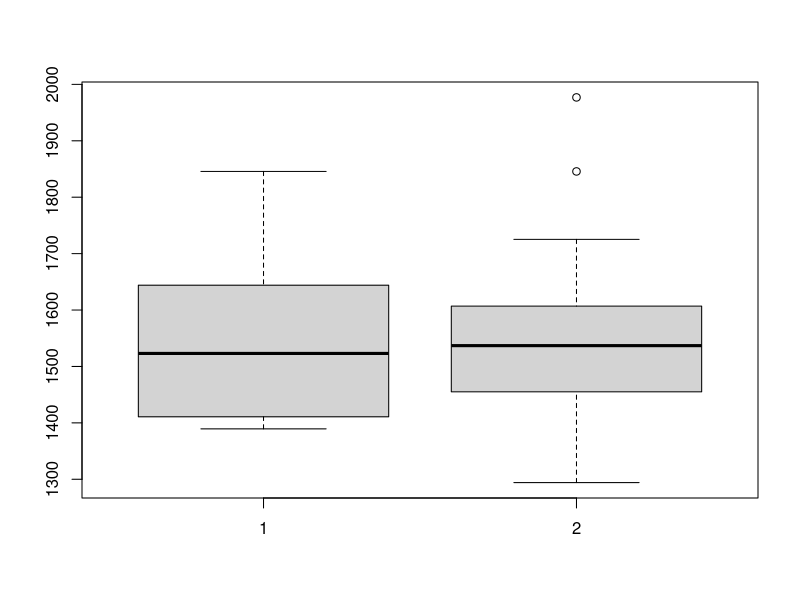
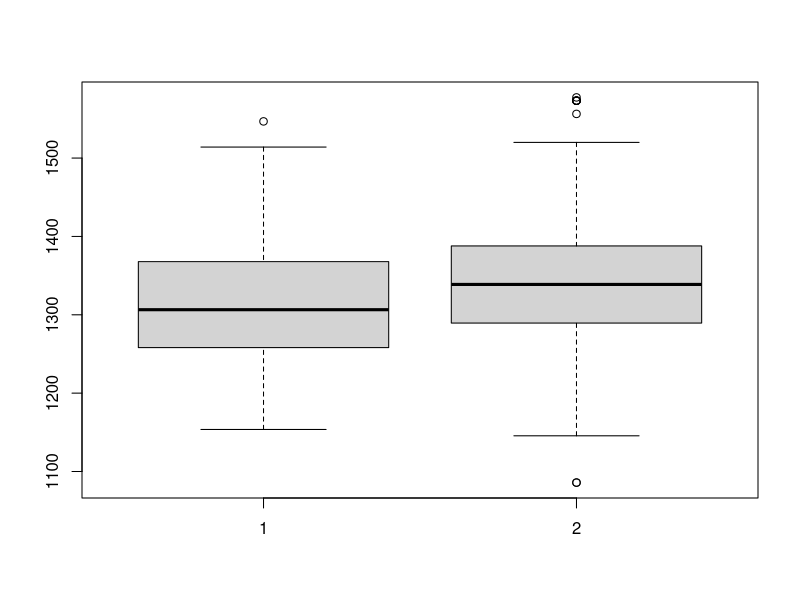
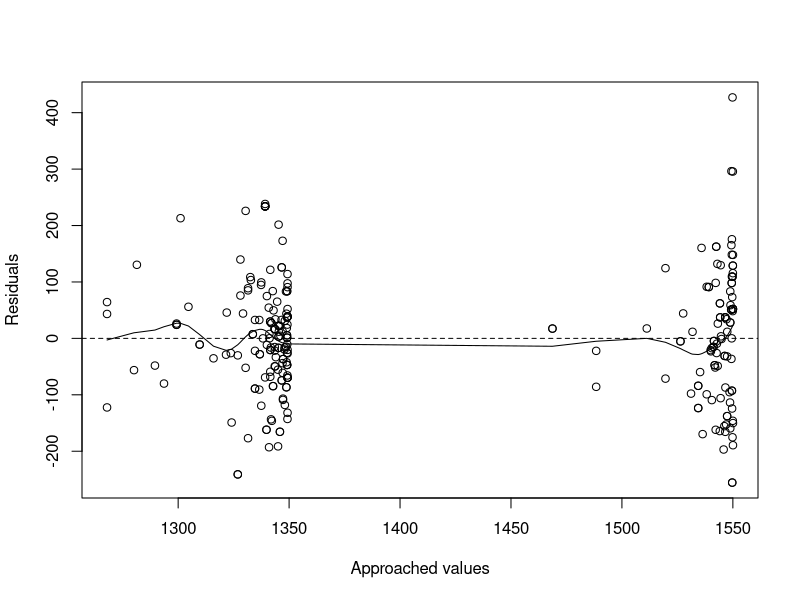
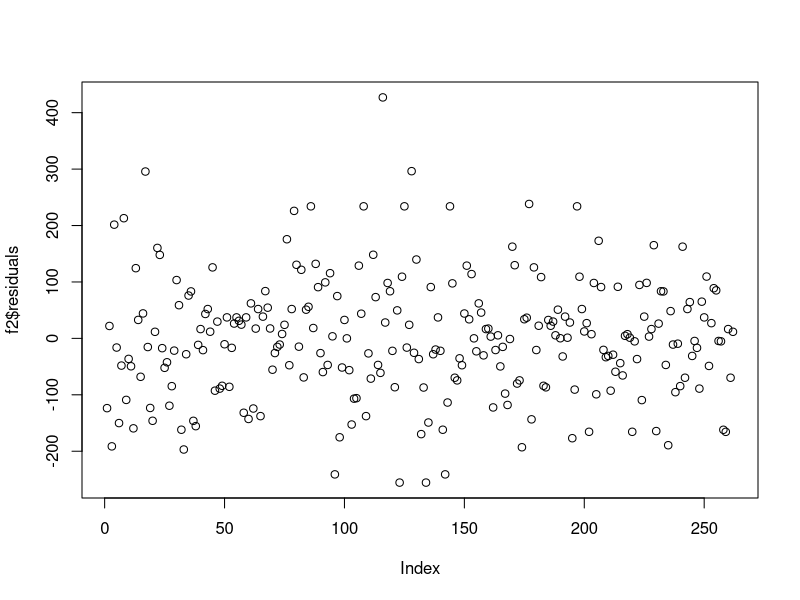
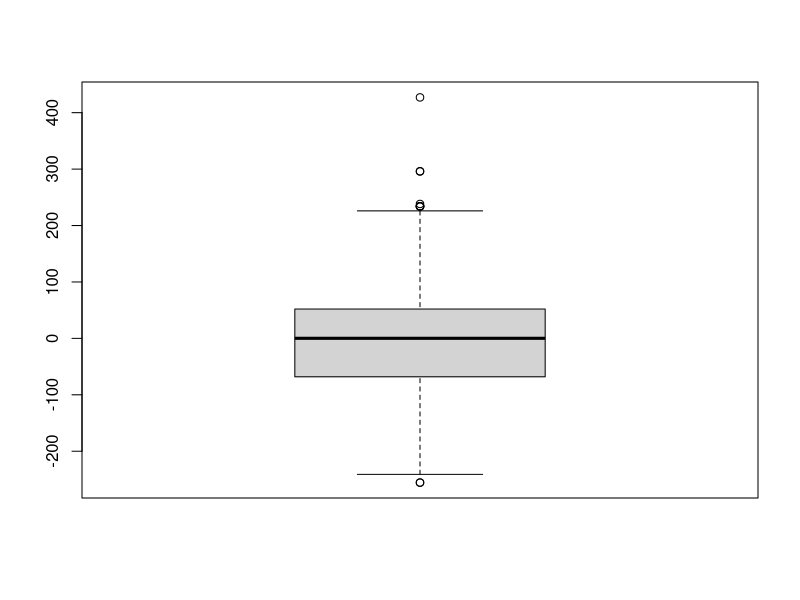

Generate these figures, in order, with R: (Note: this script raises an error after producing the figures.)
## ---- chunk 1
##install.packages("readr")
#install.packages("tidyverse")
#install.packages("webshot")
## ---- chunk 2
library(readr)
library(tidyverse)
library(dplyr)
## ---- chunk 3

## ---- chunk 4
df = read_csv("Alzheimer.csv")
head(df)
## ---- chunk 5
print(dim(df))

## ---- chunk 6
select(df,CLASS,BRAIN_VOLUME,SEX)
df=select(df,CLASS,BRAIN_VOLUME,SEX)
df_H=df%>% filter(CLASS=="HEALTHY",SEX=="MALE")
df_A=df%>% filter(CLASS=="AD",SEX=="MALE")
head(df_H)
## ---- chunk 7
t.test(df_A$BRAIN_VOLUME,df_H$BRAIN_VOLUME, alternative = "less")
## ---- chunk 8
boxplot(df_A$BRAIN_VOLUME,df_H$BRAIN_VOLUME)
## ---- chunk 9
dFH=df%>% filter(CLASS=="HEALTHY",SEX=="FEMALE")
dFA=df%>% filter(CLASS=="AD",SEX=="FEMALE")
## ---- chunk 10
t.test(dFA$BRAIN_VOLUME,dFH$BRAIN_VOLUME, alternative = "less")

## ---- chunk 11
boxplot(dFA$BRAIN_VOLUME,dFH$BRAIN_VOLUME)

## ---- chunk 12
#masculinos
df2 = read_csv("Alzheimer.csv")
dfAM= df2 %>% select(SEX,CLASS,GM_VOLUME,WM_VOLUME) %>% filter(SEX=="MALE",CLASS=="AD")
dfHM= df2 %>% select(SEX,CLASS,GM_VOLUME,WM_VOLUME) %>% filter(SEX=="MALE",CLASS=="HEALTHY")
head(dfAM)
## ---- chunk 13
t.test(dfAM$GM_VOLUME,dfAM$WM_VOLUME, alternative = "two.sided")
## ---- chunk 14
head(dfHM)
## ---- chunk 15

t.test(dfHM$GM_VOLUME,dfHM$WM_VOLUME, alternative = "two.sided")
## ---- chunk 16

dfAF= df2 %>% select(SEX,CLASS,GM_VOLUME,WM_VOLUME) %>% filter(SEX=="FEMALE",CLASS=="AD")
dfHf= df2 %>% select(SEX,CLASS,GM_VOLUME,WM_VOLUME) %>% filter(SEX=="FEMALE",CLASS=="HEALTHY")
head(dfAF)
## ---- chunk 17
t.test(dfAF$GM_VOLUME,dfAF$WM_VOLUME, alternative = "two.sided")
## ---- chunk 18
head(dfHf)
## ---- chunk 19

t.test(dfHf$GM_VOLUME,dfHf$WM_VOLUME, alternative = "two.sided")
## ---- chunk 20
tab <- table(df$SEX, df$CLASS)
tab
## ---- chunk 21
chisq.test(tab)
## ---- chunk 22
dfR= df2 %>% select(BRAIN_VOLUME,AGE,SEX) 
modelo_1 <- lm(BRAIN_VOLUME ~ AGE, data = dfR)
modelo_2 <- lm(BRAIN_VOLUME ~ poly(AGE, 2), data = dfR)
modelo_3 <- lm(BRAIN_VOLUME ~ poly(AGE, 3), data = dfR)
modelo_4 <- lm(BRAIN_VOLUME ~ poly(AGE, 4), data = dfR)
modelo_5 <- lm(BRAIN_VOLUME ~ poly(AGE, 5), data = dfR)

anova(modelo_1, modelo_2, modelo_3, modelo_4, modelo_5)
## ---- chunk 23
f1= lm(dfR$BRAIN_VOLUME ~ dfR$AGE + dfR$SEX)
f2= lm(dfR$BRAIN_VOLUME ~ dfR$AGE + dfR$SEX + I(dfR$AGE^2))
f3= lm(dfR$BRAIN_VOLUME ~ dfR$AGE + dfR$SEX + I(dfR$AGE^2) + I(dfR$AGE^3))
f4= lm(dfR$BRAIN_VOLUME ~ dfR$AGE + dfR$SEX + I(dfR$AGE^2) + I(dfR$AGE^3) + I(dfR$AGE^4))
f5= lm(dfR$BRAIN_VOLUME ~ dfR$AGE + dfR$SEX + I(dfR$AGE^2) + I(dfR$AGE^3) + I(dfR$AGE^4) + I(dfR$AGE^5))
anova(f1,f2,f3,f4,f5)
## ---- chunk 24
summary(f2) 
## ---- chunk 25
plot.new()
plot(fitted(f2), residuals(f2), xlab = "Approached values",  ylab = "Residuals")
  abline(h=0, lty=2)
    lines(smooth.spline(fitted(f2), residuals(f2)))
## ---- chunk 26
plot(f2$residuals)
summary(f2$residuals)
boxplot(f2$residuals)
## ---- chunk 27
#install.packages("caret")
library(caret)
modelLookup()
## ---- chunk 28
trainIndex <- createDataPartition(dfR$BRAIN_VOLUME, 
                                  p = .8, 
                                  list = FALSE, 
                                  times = 1)

b_train <- dfR[trainIndex, ]
b_test  <- dfR[-trainIndex, ]

## ---- chunk 29
fitControl <- trainControl(method = "repeatedcv",
                           number = 10,
                           repeats = 1)

# Y esta función entrena el método
caret_lm_model <- train(BRAIN_VOLUME ~ ., 
                        data = b_train, 
                        method = "lm",
                        trControl = fitControl)
## ---- chunk 30
caret_lm_model
## ---- chunk 31
# Métodos que queremos ejecutar
methods <- c("knn", "gbm", "lm")

# Los ejecutamos usando lapply
methods %>% 
  lapply(function(x) {
    
    train(BRAIN_VOLUME ~ ., 
          data = b_train,
          method = x,
          trControl = fitControl,
          verbose = FALSE)
    
  }) -> caret_results

# A cada elemento del resultado le ponemos nombre
names(caret_results) <- methods
## ---- chunk 32
#install.packages("kableExtra", dependencies = TRUE)

# Recorremos todos los métodos y tomamos el RMSE de cada uno
best_rmse <- sapply(caret_results, function(i) min(i$results$RMSE, na.rm = TRUE))

# El mejor será el que tenga un RMSE más bajo
best_regressor <- names(best_rmse)[which.min(best_rmse)]

# Los mostramos en forma de tabla
w <- best_rmse %>% as.data.frame()

colnames(w) <- "RMSE"

w %>% 
  knitr::kable(format = "html") %>% kableExtra::kable_styling(font_size = 14)
## ---- chunk 33
cat("El metodo que minimiza la medida del error:",best_regressor)
## ---- chunk 34
plot(caret_results$gbm)

## ---- chunk 35
dfRG= df2 %>% select(SEX,AGE,GM_VOLUME)

dfRW= df2 %>% select(SEX,AGE,WM_VOLUME)
## ---- chunk 36
modelo_1G <- lm(GM_VOLUME ~ AGE, data = dfRG)
modelo_2G <- lm(GM_VOLUME ~ poly(AGE, 2), data = dfRG)
modelo_3G <- lm(GM_VOLUME ~ poly(AGE, 3), data = dfRG)
modelo_4G <- lm(GM_VOLUME ~ poly(AGE, 4), data = dfRG)
modelo_5G <- lm(GM_VOLUME ~ poly(AGE, 5), data = dfRG)

anova(modelo_1G, modelo_2G, modelo_3G, modelo_4G, modelo_5G)
## ---- chunk 37
f1G= lm(dfRG$GM_VOLUME ~ dfRG$AGE + dfRG$SEX)
f2G= lm(dfRG$GM_VOLUME ~ dfRG$AGE + dfRG$SEX + I(dfRG$AGE^2))
f3G= lm(dfRG$GM_VOLUME ~ dfRG$AGE + dfRG$SEX + I(dfRG$AGE^2) + I(dfRG$AGE^3))
f4G= lm(dfRG$GM_VOLUME ~ dfRG$AGE + dfRG$SEX + I(dfRG$AGE^2) + I(dfRG$AGE^3) + I(dfRG$AGE^4))
f5G= lm(dfRG$GM_VOLUME ~ dfRG$AGE + dfRG$SEX + I(dfRG$AGE^2) + I(dfRG$AGE^3) + I(dfRG$AGE^4) + I(dfRG$AGE^5))
anova(f1G,f2G,f3G,f4G,f5G)
## ---- chunk 38
summary(f2G) 
## ---- chunk 39
plot.new()
plot(fitted(f2G), residuals(f2G), xlab = "Approached values",  ylab = "Residuals")
  abline(h=0, lty=2)
    lines(smooth.spline(fitted(f2G), residuals(f2G)))
## ---- chunk 40
plot(f2G$residuals)
summary(f2G$residuals)
boxplot(f2G$residuals)
## ---- chunk 41
trainIndex <- createDataPartition(dfRG$GM_VOLUME, 
                                  p = .8, 
                                  list = FALSE, 
                                  times = 1)

b_train <- dfRG[trainIndex, ]
b_test  <- dfRG[-trainIndex, ]

## ---- chunk 42
fitControl <- trainControl(method = "repeatedcv",
                           number = 10,
                           repeats = 1)

# Y esta función entrena el método
caret_lm_model <- train(GM_VOLUME ~ ., 
                        data = b_train, 
                        method = "lm",
                        trControl = fitControl)
## ---- chunk 43
caret_lm_model
## ---- chunk 44
# Métodos que queremos ejecutar
methods <- c("knn", "gbm", "lm")

# Los ejecutamos usando lapply
methods %>% 
  lapply(function(x) {
    
    train(GM_VOLUME ~ ., 
          data = b_train,
          method = x,
          trControl = fitControl,
          verbose = FALSE)
    
  }) -> caret_results

# A cada elemento del resultado le ponemos nombre
names(caret_results) <- methods
## ---- chunk 45
#install.packages("kableExtra", dependencies = TRUE)

# Recorremos todos los métodos y tomamos el RMSE de cada uno
best_rmse <- sapply(caret_results, function(i) min(i$results$RMSE, na.rm = TRUE))

# El mejor será el que tenga un RMSE más bajo
best_regressor <- names(best_rmse)[which.min(best_rmse)]

# Los mostramos en forma de tabla
w <- best_rmse %>% as.data.frame()

colnames(w) <- "RMSE"

w %>% 
  knitr::kable(format = "html") %>% kableExtra::kable_styling(font_size = 14)
## ---- chunk 46
cat("El metodo que minimiza la medida del error:",best_regressor)
## ---- chunk 47
plot(caret_results$gbm)

## ---- chunk 48
modelo_1W <- lm(WM_VOLUME ~ AGE, data = dfRW)
modelo_2W <- lm(WM_VOLUME ~ poly(AGE, 2), data = dfRW)
modelo_3W <- lm(WM_VOLUME ~ poly(AGE, 3), data = dfRW)
modelo_4W <- lm(WM_VOLUME ~ poly(AGE, 4), data = dfRW)
modelo_5W <- lm(WM_VOLUME ~ poly(AGE, 5), data = dfRW)

anova(modelo_1W, modelo_2W, modelo_3W, modelo_4W, modelo_5W)
## ---- chunk 49
f1W= lm(dfRW$WM_VOLUME ~ dfRW$AGE + dfRW$SEX)
f2W= lm(dfRW$WM_VOLUME ~ dfRW$AGE + dfRW$SEX + I(dfRW$AGE^2))
f3W= lm(dfRW$WM_VOLUME ~ dfRW$AGE + dfRW$SEX + I(dfRW$AGE^2) + I(dfRW$AGE^3))
f4W= lm(dfRW$WM_VOLUME ~ dfRW$AGE + dfRW$SEX + I(dfRW$AGE^2) + I(dfRW$AGE^3) + I(dfRW$AGE^4))
f5W= lm(dfRW$WM_VOLUME ~ dfRW$AGE + dfRW$SEX + I(dfRW$AGE^2) + I(dfRW$AGE^3) + I(dfRW$AGE^4) + I(dfRW$AGE^5))
anova(f1W,f2W,f3W,f4W,f5W)
## ---- chunk 50
summary(f1W) 
## ---- chunk 51
plot.new()
plot(fitted(f1W), residuals(f1W), xlab = "Approached values",  ylab = "Residuals")
  abline(h=0, lty=2)
    lines(smooth.spline(fitted(f1W), residuals(f1W)))
## ---- chunk 52
plot(f1W$residuals)
summary(f1W$residuals)
boxplot(f1W$residuals)
## ---- chunk 53
trainIndex <- createDataPartition(dfRW$WM_VOLUME, 
                                  p = .8, 
                                  list = FALSE, 
                                  times = 1)

b_train <- dfRW[trainIndex, ]
b_test  <- dfRW[-trainIndex, ]

## ---- chunk 54
fitControl <- trainControl(method = "repeatedcv",
                           number = 10,
                           repeats = 1)

# Y esta función entrena el método
caret_lm_model <- train(WM_VOLUME ~ ., 
                        data = b_train, 
                        method = "lm",
                        trControl = fitControl)
## ---- chunk 55
caret_lm_model
## ---- chunk 56
# Métodos que queremos ejecutar
methods <- c("knn", "gbm", "lm")

# Los ejecutamos usando lapply
methods %>% 
  lapply(function(x) {
    
    train(WM_VOLUME ~ ., 
          data = b_train,
          method = x,
          trControl = fitControl,
          verbose = FALSE)
    
  }) -> caret_results

# A cada elemento del resultado le ponemos nombre
names(caret_results) <- methods
## ---- chunk 57
#install.packages("kableExtra", dependencies = TRUE)

# Recorremos todos los métodos y tomamos el RMSE de cada uno
best_rmse <- sapply(caret_results, function(i) min(i$results$RMSE, na.rm = TRUE))

# El mejor será el que tenga un RMSE más bajo
best_regressor <- names(best_rmse)[which.min(best_rmse)]

# Los mostramos en forma de tabla
w <- best_rmse %>% as.data.frame()

colnames(w) <- "RMSE"

w %>% 
  knitr::kable(format = "html") %>% kableExtra::kable_styling(font_size = 14)
## ---- chunk 58
cat("El metodo que minimiza la medida del error:",best_regressor)
## ---- chunk 59
plot(caret_results$gbm)

## ---- chunk 60
dfRA= df2 %>% select(WM_VOLUME, GM_VOLUME,AGE,SEX)

trainIndex <- createDataPartition(dfRA$AGE, 
                                  p = .8, 
                                  list = FALSE, 
                                  times = 1)

b_train <- dfRA[trainIndex, ]
b_test  <- dfRA[-trainIndex, ]

## ---- chunk 61
# Métodos que queremos ejecutar
methods <- c("knn", "gbm", "lm")

# Los ejecutamos usando lapply
methods %>% 
  lapply(function(x) {
    
    train(AGE ~ ., 
          data = b_train,
          method = x,
          trControl = fitControl,
          verbose = FALSE)
    
  }) -> caret_results

# A cada elemento del resultado le ponemos nombre
names(caret_results) <- methods
## ---- chunk 62
#install.packages("kableExtra", dependencies = TRUE)

# Recorremos todos los métodos y tomamos el RMSE de cada uno
best_rmse <- sapply(caret_results, function(i) min(i$results$RMSE, na.rm = TRUE))

# El mejor será el que tenga un RMSE más bajo
best_regressor <- names(best_rmse)[which.min(best_rmse)]

# Los mostramos en forma de tabla
w <- best_rmse %>% as.data.frame()

colnames(w) <- "RMSE"

w %>% 
  knitr::kable(format = "html") %>% kableExtra::kable_styling(font_size = 14)
## ---- chunk 63
cat("El metodo que minimiza la medida del error:",best_regressor)
## ---- chunk 64
fitControl <- trainControl(method = "repeatedcv",
                           number = 10,
                           repeats = 1)

# Y esta función entrena el método
caret_lm_model <- train(AGE ~ ., 
                        data = b_train, 
                        method = "lm",
                        trControl = fitControl)
## ---- chunk 65
caret_results$lm

## ---- chunk 66

dfRL= df2 %>% select(BRAIN_VOLUME,WM_VOLUME, GM_VOLUME,AGE,SEX, CLASS)
set.seed(123)

dfRL$SEX = as.factor(dfRL$SEX)
dfRL$CLASS = as.factor(dfRL$CLASS)
trainIndex <- createDataPartition(dfRL$CLASS, 
                                  p = .8, 
                                  list = FALSE, 
                                  times = 1)

b_train <- dfRL[trainIndex, ]
b_test  <- dfRL[-trainIndex, ]

## ---- chunk 67
gm <- glm(formula = CLASS ~ BRAIN_VOLUME  + WM_VOLUME + GM_VOLUME + AGE + SEX, data = b_train, family = binomial)
summary(gm)
## ---- chunk 68
gm <- glm(formula = CLASS ~ BRAIN_VOLUME  + WM_VOLUME + GM_VOLUME, data = b_train, family = binomial)
summary(gm)
## ---- chunk 69
logit <- predict(gm,b_test)
p <- 1 / (1 + exp(-logit))
p
## ---- chunk 70
folds <- createFolds(dfRL$CLASS, k = 5)
# Validación cruzada
set.seed(123)
fitControl <- trainControl(method = "repeatedcv",
                           number = 5,
                           repeats = 1)
## ---- chunk 71
methods <- c("svmLinear", "rpart", "regLogistic", "C5.0")

# Se ejecutan
methods %>% 
  lapply(function(x) {
    
    caret::train(CLASS ~ ., 
                 data = b_train,
                 method = x,
                 trControl = fitControl)
    
  }) -> caret_class_results

names(caret_class_results) <- methods
## ---- chunk 72
# Recorremos todos los resultados, almacenando la métrica
# accuracy (la precisión)
best_acc <- sapply(caret_class_results, function(i) max(i$results$Accuracy, na.rm = TRUE))

best_classifier <- names(best_acc)[which.max(best_acc)]

w <- best_acc %>% as.data.frame()

colnames(w) <- "Accuracy"

w %>% 
  knitr::kable(format = "html") %>% 
  kableExtra::kable_styling(font_size = 14)
## ---- chunk 73
predicted_class <- caret_class_results[[best_classifier]] %>%  
  predict(b_test)

confusionMatrix(predicted_class, b_test$CLASS)
## ---- chunk 74
plot(caret_class_results[[best_classifier]])
